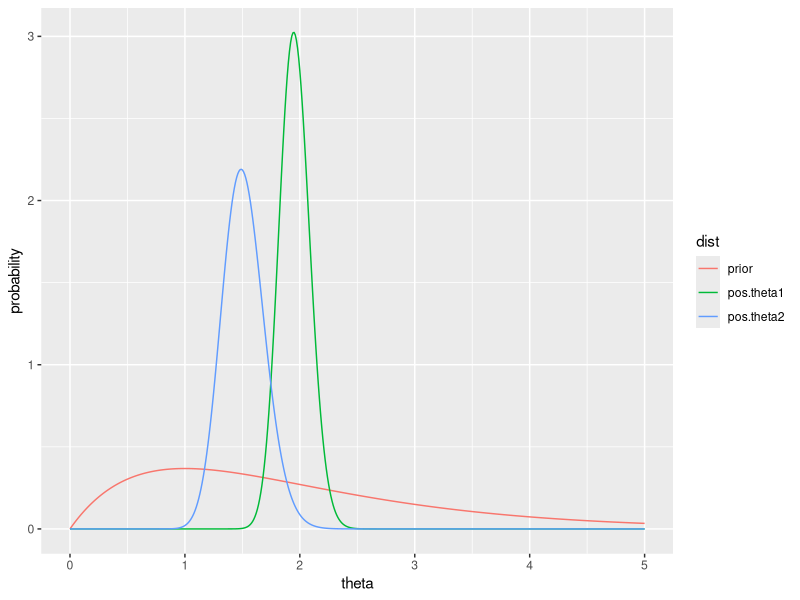
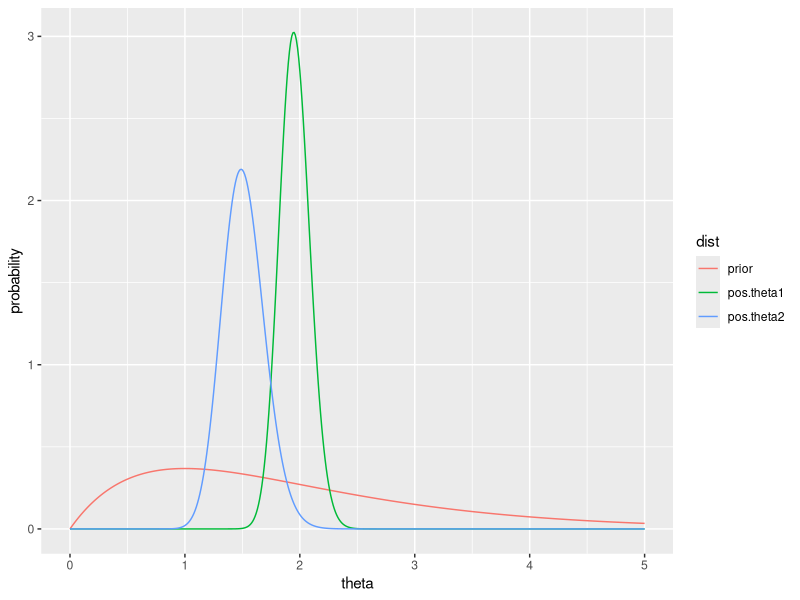
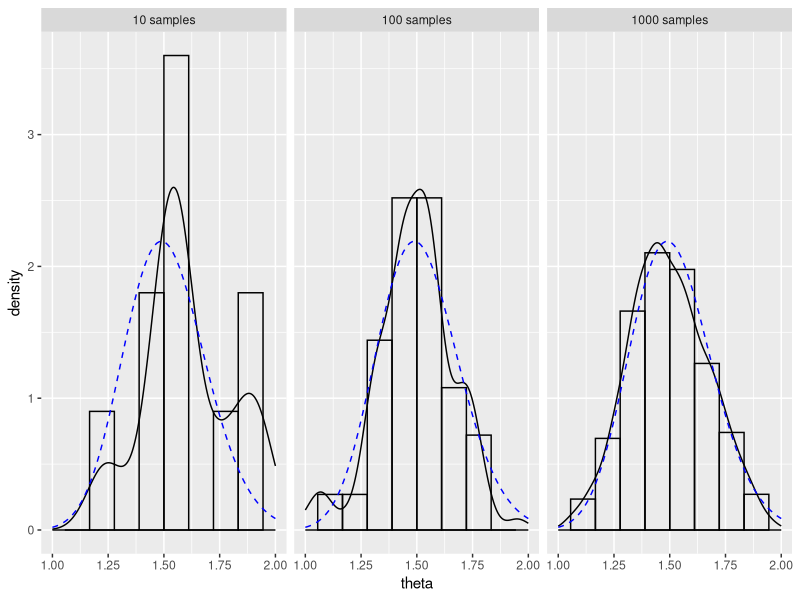
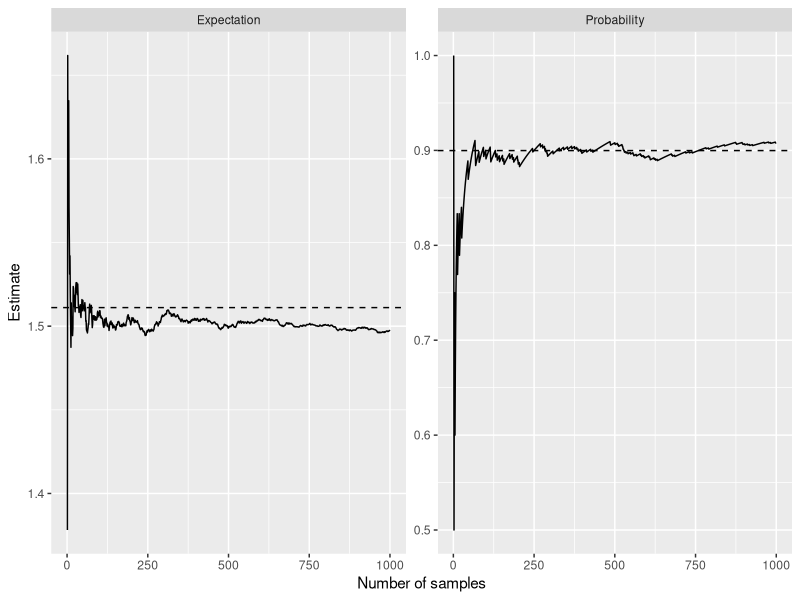

R code for these plots, in order:
## ---- chunk 1
knitr::opts_chunk$set(fig.align = 'center', message = FALSE)
library(knitr)
library(ggplot2)
library(cowplot)
library(reshape)
## ---- chunk 2
a = 2
b = 1
n1 = 111
sy1 = 217
n2 = 44
sy2 = 66
df = data.frame(
  theta = seq(0, 5, by = 0.01),
  prior = dgamma(seq(0, 5, by = 0.01), a, b),
  pos.theta1 = dgamma(seq(0, 5, by = 0.01), a + sy1, b + n1),
  pos.theta2 = dgamma(seq(0, 5, by = 0.01), a + sy2, b + n2)
)
df.long = melt(df, id.vars = 'theta', variable_name = 'dist')
ggplot(df.long, aes(x = theta, y = value, group = dist, color = dist)) +
  geom_line() +
  ylab('probability')
## ---- chunk 3
a = 2
b = 1
n1 = 111
sy1 = 217
n2 = 44
sy2 = 66
df = data.frame(
  theta = seq(0, 5, by = 0.01),
  prior = dgamma(seq(0, 5, by = 0.01), a, b),
  pos.theta1 = dgamma(seq(0, 5, by = 0.01), a + sy1, b + n1),
  pos.theta2 = dgamma(seq(0, 5, by = 0.01), a + sy2, b + n2)
)
df.long = melt(df, id.vars = 'theta', variable_name = 'dist')
ggplot(df.long, aes(x = theta, y = value, group = dist, color = dist)) +
  geom_line() +
  ylab('probability')
## ---- chunk 4
inner.int = function(Theta.1) {
  sapply(Theta.1, function(theta.1) {
    integrate(function(theta.2) dgamma(theta.1, 219, 112) * dgamma(theta.2, 68, 45), 0, theta.1)$value
  })
}
integrate(inner.int, 0, 50)
## ---- chunk 5
a = 68
b = 45

std.gamma = data.frame(theta = seq(0, 3, by = 0.01), p = dgamma(seq(0, 3, by = 0.01), a, b))
mc10 = data.frame(theta = rgamma(10, a, b), type = '10 samples')
mc100 = data.frame(theta = rgamma(100, a, b), type = '100 samples')
mc1000 = data.frame(theta = rgamma(1000, a, b), type = '1000 samples')

mcs = rbind(mc10, mc100, mc1000)

ggplot(mcs, aes(x = theta, y = ..density..)) +
  geom_histogram(bins = 10, fill = NA, color = 'black') +
  stat_density(fill = NA, color = 'black') +
  scale_x_continuous(limits = c(1, 2)) +
  geom_line(data = std.gamma, mapping = aes(x = theta, y = p), lty = 2, color = 'blue') +
  ylab('density') +
  facet_grid(. ~ type)
## ---- chunk 6
means = c('10 samples' = mean(mc10$theta),
          '100 samples' = mean(mc100$theta),
          '1000 samples' = mean(mc1000$theta))
kable(means, col.names = 'Estimate of E(theta)')
## ---- chunk 7
means = c('10 samples' = mean(mc10$theta < 1.75),
          '100 samples' = mean(mc100$theta < 1.75),
          '1000 samples' = mean(mc1000$theta < 1.75))
kable(means, col.names = 'Estimate of P(theta < 1.75)')
## ---- chunk 8
cstats = melt(data.frame(
  n = seq_along(mc1000$theta),
  'Expectation' = cumsum(mc1000$theta) / seq_along(mc1000$theta),
  'Probability' = cumsum(mc1000$theta < 1.75) / seq_along(mc1000$theta < 1.75)
), id.vars = 'n')
realstats = data.frame(
  stat = c(68 / 45, pgamma(1.75, 68, 45)),
  variable = c('Expectation', 'Probability')
)
ggplot(cstats, aes(x = n, y = value)) +
  facet_wrap(~ variable, scales = 'free') +
  geom_line() +
  ylab('Estimate') + xlab('Number of samples') +
  geom_hline(data = realstats, mapping = aes(yintercept = stat), lty = 2)
